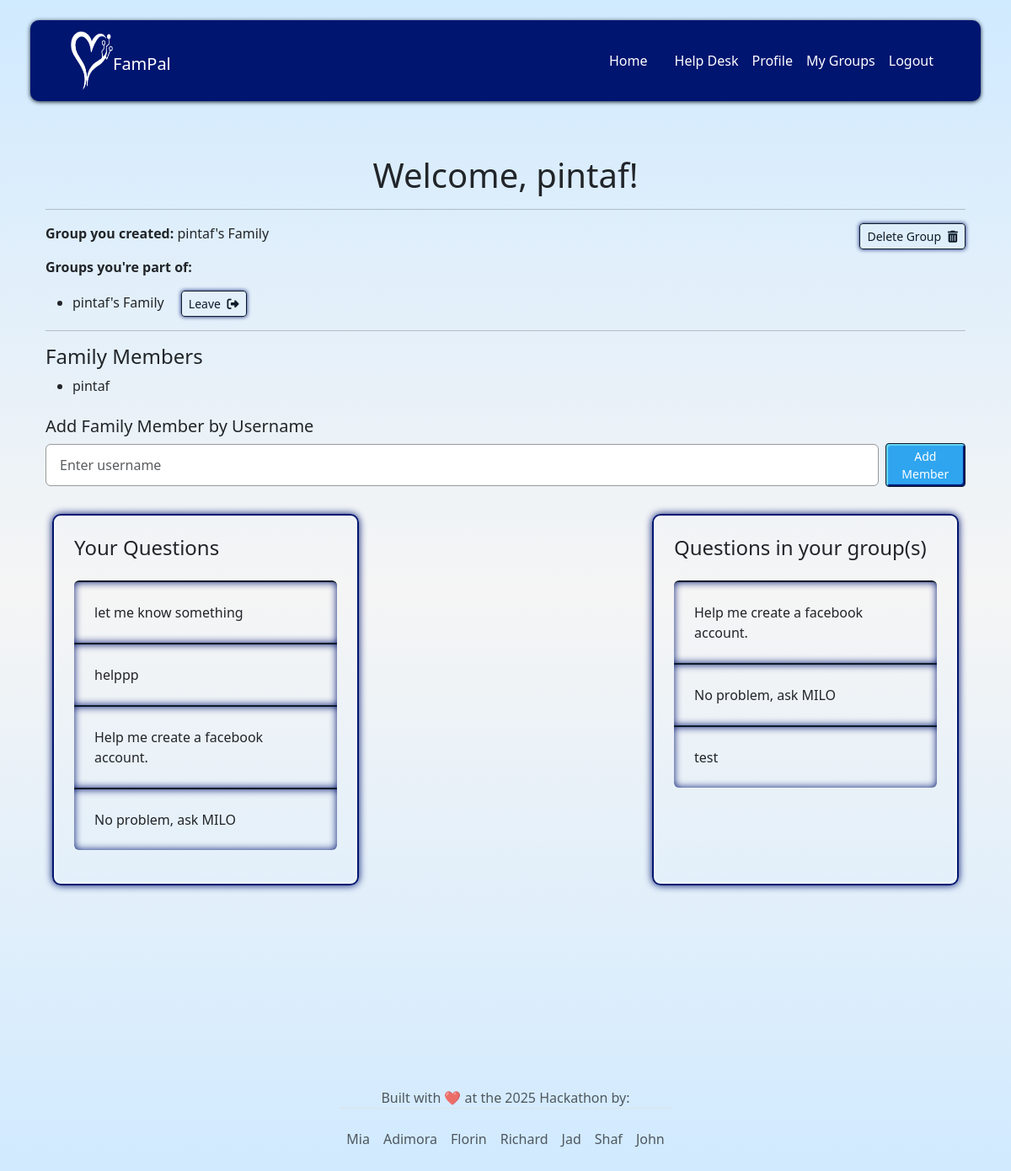
The app's page /profile/ (signed in), older data.
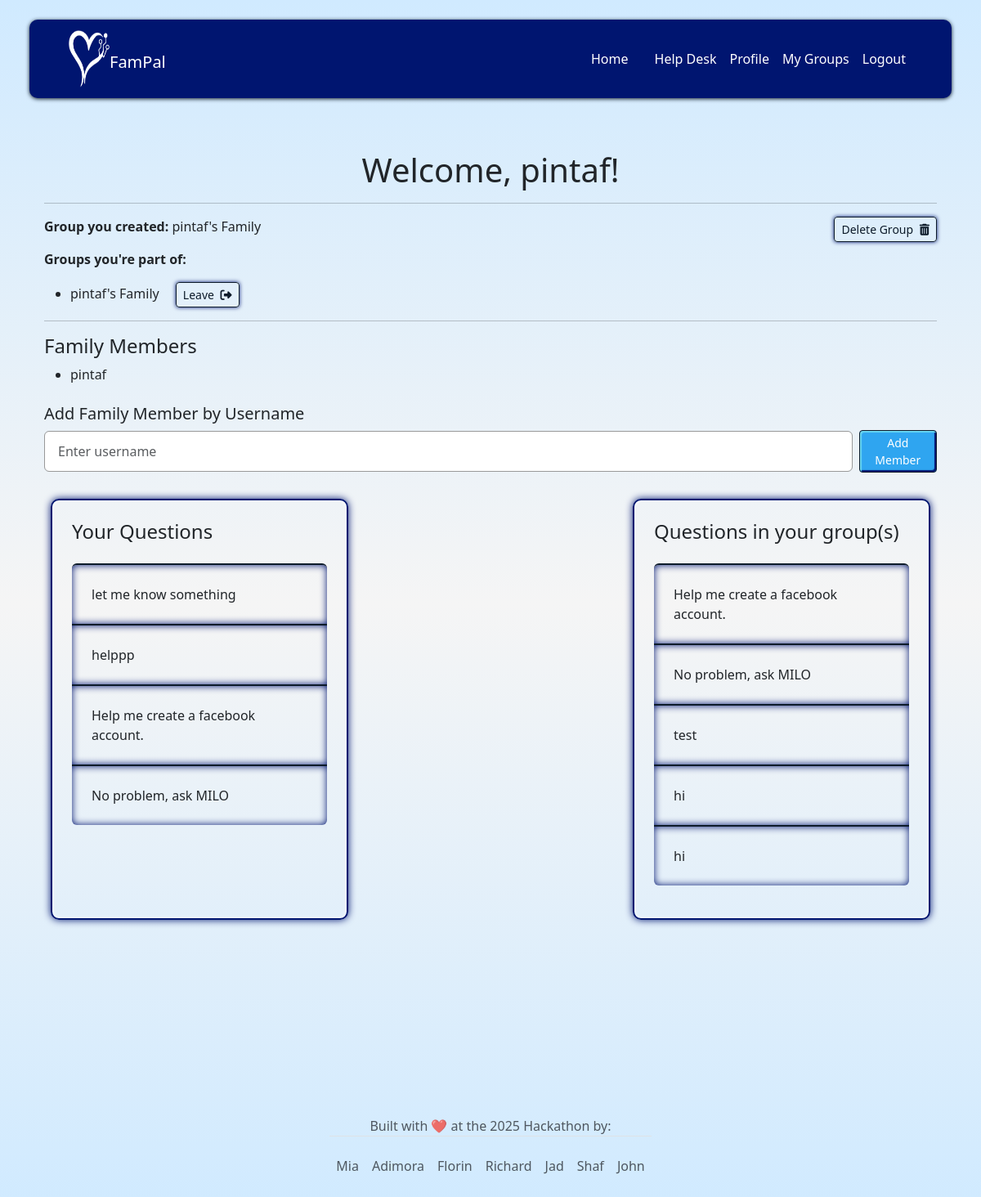
The same page, newer data.
### families/models.py (models this page shows, shortened)
class FamilyMembership(models.Model):
    user = models.ForeignKey(User, on_delete=models.CASCADE, related_name='family_memberships')
    family_group = models.ForeignKey(FamilyGroup, on_delete=models.CASCADE, related_name='memberships')
    joined_at = models.DateTimeField(default=timezone.now)
    class Meta:
        unique_together = ('user', 'family_group')

class FamilyGroup(models.Model):
    name = models.CharField(max_length=100)
    created_by = models.ForeignKey(User, on_delete=models.CASCADE, related_name='created_family_groups')
    created_at = models.DateTimeField(default=timezone.now)

class Question(models.Model):
    user = models.ForeignKey(User, on_delete=models.CASCADE, related_name='questions')
    family_group = models.ForeignKey(
        FamilyGroup,
        on_delete=models.SET_NULL,
        null=True,
        blank=True,
        related_name='questions'
    )
    text = models.TextField()
    created_at = models.DateTimeField(default=timezone.now)

### userprofile/views.py (the view)
# urls.py: path('', views.profile_view, name='profile'),
@login_required
def profile_view(request):
    user = request.user
    group_created = FamilyGroup.objects.filter(created_by=user).first()
    groups_joined = user.family_memberships.select_related('family_group').all()
    user_questions = user.questions.all()
    group_questions = Question.objects.filter(
        family_group__in=[membership.family_group for membership in groups_joined]
    ) if groups_joined else []
    group_members = FamilyMembership.objects.filter(
        family_group__in=[membership.family_group for membership in groups_joined]
    ).select_related('user')
    show_create_button = not group_created and not groups_joined.exists()
    return render(request, 'userprofile/profile.html', {
        'user': user,
        'group_created': group_created,
        'groups_joined': groups_joined,
        'user_questions': user_questions,
        'group_questions': group_questions,
        'group_members': group_members,
        'show_create_button': show_create_button,
    })

### templates/userprofile/profile.html (shortened to what this page needs)
{% extends 'base.html' %}
{% block content %}
<div class="container mt-5">
  <h1 class="d-flex justify-content-center">Welcome, {{ user.get_full_name|default:user.username }}!</h1>
  <hr>
  <div class="d-flex justify-content-between">
    {% if group_created %}
    <p><strong>Group you created:</strong> {{ group_created.name }}</p>
    <form method="post" action="{% url 'delete_family' group_created.id %}" class="d-inline">
      <button type="submit" class="btn button-secondary btn-sm"
              onclick="return confirm('Are you sure you want to delete this family group? This will remove all members.')">
        Delete Group <i class="fas fa-trash-alt ms-1"></i>
      </button>
    </form>
    {% endif %}
  </div>
  {% if groups_joined %}
    <p><strong>Groups you're part of:</strong></p>
    <ul>
      {% for membership in groups_joined %}
        <li>
          {{ membership.family_group.name }}
          <form method="post" action="{% url 'leave_family' membership.id %}" class="d-inline ms-3">
            <button type="submit" class="btn btn-sm button-secondary">Leave <i class="fas fa-sign-out-alt ms-1"></i></button>
          </form>
        </li>
      {% endfor %}
    </ul>
  {% else %}
    <p>You're not part of any family group yet.</p>
  {% endif %}
  {% if group_members %}
    <hr>
    <h4>Family Members</h4>
    <ul>
      {% for membership in group_members %}
        <li>
          {{ membership.user.get_full_name|default:membership.user.username }}
        </li>
      {% endfor %}
    </ul>
  {% endif %}
  {% if group_created %}
    <div class="mt-4">
      <h5>Add Family Member by Username</h5>
      <form method="post" action="{% url 'add_family_member' %}" class="d-flex gap-2 align-items-center">
        <input
          type="text"
          name="username"
          placeholder="Enter username"
          class="form-control"
          required
        >
        <button type="submit" class="btn button-primary btn-sm">Add Member</button>
      </form>
    </div>
  {% endif %}
  <div class="container mt-5">
  <div class="row justify-content-between g-4">
    <div class="col-12 col-lg-4 profile-box p-4 m-2">
      <h4>Your Questions</h4>
      <ul class="ps-0 mt-4">
        {% for question in user_questions %}
        <li class="box p-4">{{ question.text }}</li>
        {% empty %}
        <li class="box-no-border p-5 px-4 d-flex justify-content-center">No questions asked yet.</li>
        {% endfor %}
      </ul>
    </div>
    <div class="col-12 col-lg-4 profile-box p-4 m-2">
      <h4>Questions in your group(s)</h4>
      <ul class="ps-0 mt-4">
        {% for question in group_questions %}
        <li class="box p-4">{{ question.text }}</li>
        {% empty %}
        <li class="box-no-border p-5 px-4 d-flex justify-content-center">No questions in your family group(s).</li>
        {% endfor %}
      </ul>
    </div>
  </div>
</div>
</div>
{% endblock %}

Row changes from the older to the newer data that the page shows:
added Question: text "hi", shown under "Questions in your group(s)"
added Question: text "hi", shown under "Questions in your group(s)"
